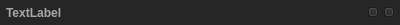
<?xml version="1.0" encoding="UTF-8"?>
<ui version="4.0">
 <class>DockWidget</class>
 <widget class="QWidget" name="DockWidget">
  <property name="geometry">
   <rect>
    <x>0</x>
    <y>0</y>
    <width>400</width>
    <height>25</height>
   </rect>
  </property>
  <property name="styleSheet">
   <string notr="true">QWidget {
	background: #262626;
}

QLabel {
	color: darkgray;
	font: bold;
}

MediaControl {
	background: #cccccc;
}

MediaControl:hover {
	background: white;
}
</string>
  </property>
  <layout class="QHBoxLayout" name="horizontalLayout">
   <property name="leftMargin">
    <number>6</number>
   </property>
   <property name="topMargin">
    <number>0</number>
   </property>
   <property name="rightMargin">
    <number>6</number>
   </property>
   <property name="bottomMargin">
    <number>0</number>
   </property>
   <item>
    <widget class="QLabel" name="label">
     <property name="minimumSize">
      <size>
       <width>0</width>
       <height>25</height>
      </size>
     </property>
     <property name="text">
      <string>TextLabel</string>
     </property>
    </widget>
   </item>
   <item>
    <spacer name="horizontalSpacer">
     <property name="orientation">
      <enum>Qt::Horizontal</enum>
     </property>
     <property name="sizeHint" stdset="0">
      <size>
       <width>40</width>
       <height>20</height>
      </size>
     </property>
    </spacer>
   </item>
   <item>
    <widget class="MediaControl" name="floatButton">
     <property name="minimumSize">
      <size>
       <width>10</width>
       <height>10</height>
      </size>
     </property>
     <property name="maximumSize">
      <size>
       <width>10</width>
       <height>10</height>
      </size>
     </property>
     <property name="icon">
      <iconset resource="icons.qrc">
       <normaloff>:/dock/float</normaloff>
       <normalon>:/dock/dock</normalon>:/dock/float</iconset>
     </property>
     <property name="iconSize">
      <size>
       <width>10</width>
       <height>10</height>
      </size>
     </property>
     <property name="checkable">
      <bool>true</bool>
     </property>
    </widget>
   </item>
   <item>
    <widget class="MediaControl" name="closeButton">
     <property name="minimumSize">
      <size>
       <width>10</width>
       <height>10</height>
      </size>
     </property>
     <property name="maximumSize">
      <size>
       <width>10</width>
       <height>10</height>
      </size>
     </property>
     <property name="icon">
      <iconset resource="icons.qrc">
       <normaloff>:/dock/close</normaloff>:/dock/close</iconset>
     </property>
     <property name="iconSize">
      <size>
       <width>10</width>
       <height>10</height>
      </size>
     </property>
    </widget>
   </item>
  </layout>
 </widget>
 <customwidgets>
  <customwidget>
   <class>MediaControl</class>
   <extends>QPushButton</extends>
   <header>mediacontrol.h</header>
  </customwidget>
 </customwidgets>
 <resources>
  <include location="icons.qrc"/>
 </resources>
 <connections/>
</ui>
